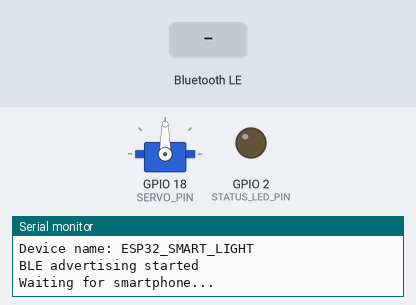
This sketch was run on a simulated ESP32. On the bench: servo, output pins drawn as LEDs (lit = HIGH), the last lines printed to the serial monitor. The test bench sets the inputs (shaded band). Nothing arrives over Bluetooth unless stated; a phone connects over Bluetooth LE 3 s after start.

Above: at 1.2 s.
1.3 s: Bluetooth LE write "ON" received
At 2.6 s:
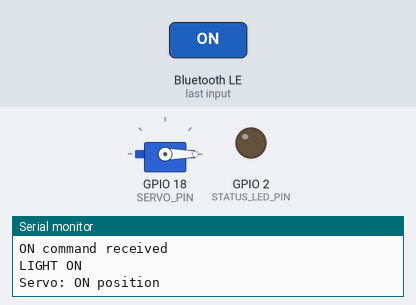
At 4.0 s:
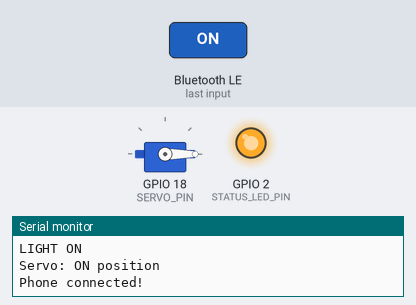
4.3 s: Bluetooth LE write "OFF" received
At 4.7 s:
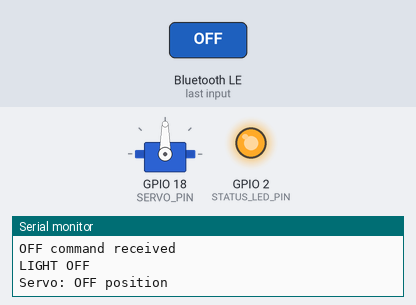
Timing chart, 0 to 7.3 s (numbered marks = the images above; inputs shaded):
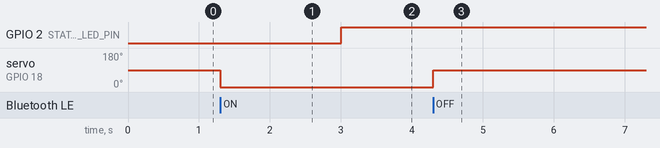

The sketch:

Smart_Light.ino
```cpp
#include <Arduino.h>
#include <BLEDevice.h>
#include <BLEServer.h>
#include <BLEUtils.h>
#include <BLE2902.h>
#include <ESP32Servo.h>

// =====================================
// SMARTLIGHT - ESP32 BLE FIRMWARE
// =====================================

// Hardware configuration
#define SERVO_PIN 18
#define STATUS_LED_PIN 2

// Servo positions: calibrate for your switch
#define ON_ANGLE 0
#define OFF_ANGLE 90

// Change to true if your blue LED is active LOW
#define LED_ACTIVE_LOW false

// BLE configuration
#define DEVICE_NAME "ESP32_SMART_LIGHT"

#define SERVICE_UUID \
"6e400001-b5a3-f393-e0a9-e50e24dcca9e"

#define CHARACTERISTIC_UUID \
"6e400002-b5a3-f393-e0a9-e50e24dcca9e"

// =====================================
// GLOBAL OBJECTS
// =====================================

Servo myServo;

BLEServer *pServer = nullptr;
BLECharacteristic *pCharacteristic = nullptr;

volatile bool deviceConnected = false;
volatile uint8_t pendingCommand = 0;

// =====================================
// BLUE LED CONTROL
// =====================================

void setStatusLED(bool state) {

  if (LED_ACTIVE_LOW) {
    digitalWrite(
      STATUS_LED_PIN,
      state ? LOW : HIGH
    );
  }
  else {
    digitalWrite(
      STATUS_LED_PIN,
      state ? HIGH : LOW
    );
  }
}

// =====================================
// BLE SERVER CALLBACKS
// =====================================

class ServerCallbacks : public BLEServerCallbacks {

  void onConnect(BLEServer *server) override {

    deviceConnected = true;

    Serial.println("Phone connected!");
  }

  void onDisconnect(BLEServer *server) override {

    deviceConnected = false;

    pendingCommand = 0;

    Serial.println("Phone disconnected!");

    // Advertise again for the next connection
    BLEDevice::startAdvertising();
  }
};

// =====================================
// BLE COMMAND CALLBACKS
// =====================================

class CommandCallbacks :
  public BLECharacteristicCallbacks {

  void onWrite(
    BLECharacteristic *characteristic
  ) override {

    auto receivedValue =
      characteristic->getValue();

    String command = receivedValue.c_str();

    command.trim();
    command.toUpperCase();

    if (command == "ON") {

      pendingCommand = 1;

      Serial.println("ON command received");

    }

    else if (command == "OFF") {

      pendingCommand = 2;

      Serial.println("OFF command received");

    }

    else {

      Serial.println("Invalid command received");

    }
  }
};

// =====================================
// SETUP
// =====================================

void setup() {

  Serial.begin(115200);

  // Blue LED
  pinMode(STATUS_LED_PIN, OUTPUT);
  setStatusLED(false);

  // Servo
  myServo.setPeriodHertz(50);

  myServo.attach(
    SERVO_PIN,
    500,
    2400
  );

  myServo.write(OFF_ANGLE);

  // BLE initialization
  BLEDevice::init(DEVICE_NAME);

  // Create BLE server
  pServer = BLEDevice::createServer();

  pServer->setCallbacks(
    new ServerCallbacks()
  );

  // Create BLE service
  BLEService *pService =
    pServer->createService(SERVICE_UUID);

  // Create writable characteristic
  pCharacteristic =
    pService->createCharacteristic(
      CHARACTERISTIC_UUID,
      BLECharacteristic::PROPERTY_WRITE
    );

  pCharacteristic->setCallbacks(
    new CommandCallbacks()
  );

  // Start service
  pService->start();

  // BLE advertising
  BLEAdvertising *pAdvertising =
    BLEDevice::getAdvertising();

  pAdvertising->addServiceUUID(SERVICE_UUID);
  pAdvertising->setScanResponse(true);

  BLEDevice::startAdvertising();

  Serial.println();
  Serial.println("==============================");
  Serial.println("   SMARTLIGHT SYSTEM READY");
  Serial.println("==============================");

  Serial.print("Device name: ");
  Serial.println(DEVICE_NAME);

  Serial.println("BLE advertising started");
  Serial.println("Waiting for smartphone...");
}

// =====================================
// MAIN LOOP
// =====================================

void loop() {

  // Blue LED indicates BLE connection
  setStatusLED(deviceConnected);

  // Process received commands
  uint8_t command = pendingCommand;

  if (command != 0) {

    pendingCommand = 0;

    if (command == 1) {

      // LIGHT ON
      myServo.write(ON_ANGLE);

      Serial.println("LIGHT ON");
      Serial.println("Servo: ON position");

    }

    else if (command == 2) {

      // LIGHT OFF
      myServo.write(OFF_ANGLE);

      Serial.println("LIGHT OFF");
      Serial.println("Servo: OFF position");

    }
  }

  delay(10);
}
```

Measured:
- after the input at 1.3 s, servo on GPIO 18 (SERVO_PIN): 90° → 0° at once
- after the input at 4.3 s, servo on GPIO 18 (SERVO_PIN): 0° → 90° at once
